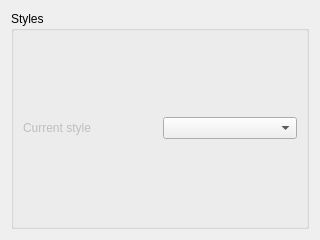
<?xml version="1.0" encoding="UTF-8"?>
<ui version="4.0">
 <class>StylesPage</class>
 <widget class="QWidget" name="StylesPage">
  <property name="geometry">
   <rect>
    <x>0</x>
    <y>0</y>
    <width>320</width>
    <height>240</height>
   </rect>
  </property>
  <property name="windowTitle">
   <string>Form</string>
  </property>
  <layout class="QVBoxLayout" name="verticalLayout_2">
   <item>
    <widget class="QGroupBox" name="groupBox">
     <property name="title">
      <string>Styles</string>
     </property>
     <layout class="QVBoxLayout" name="verticalLayout">
      <item>
       <layout class="QHBoxLayout" name="horizontalLayout">
        <item>
         <widget class="QLabel" name="label">
          <property name="enabled">
           <bool>false</bool>
          </property>
          <property name="text">
           <string>Current style</string>
          </property>
         </widget>
        </item>
        <item>
         <widget class="QComboBox" name="cb_styles"/>
        </item>
       </layout>
      </item>
     </layout>
    </widget>
   </item>
  </layout>
 </widget>
 <resources/>
 <connections/>
</ui>
